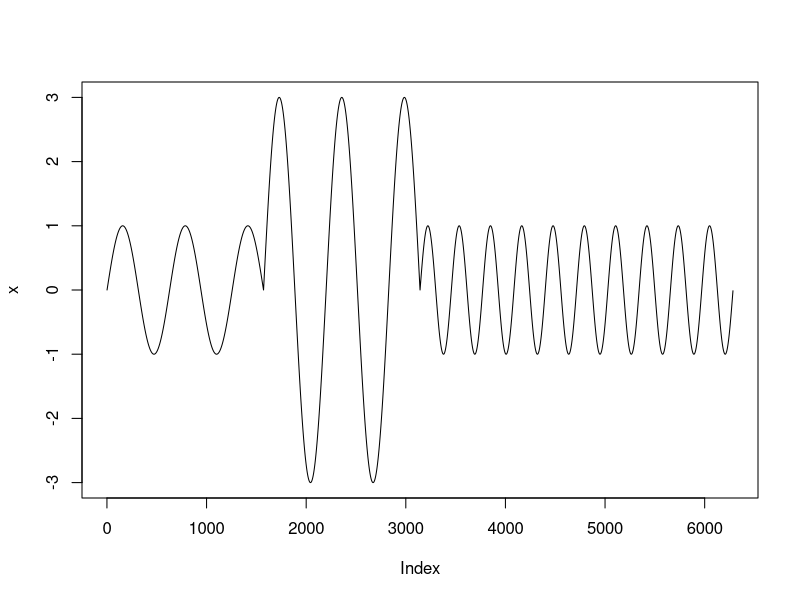
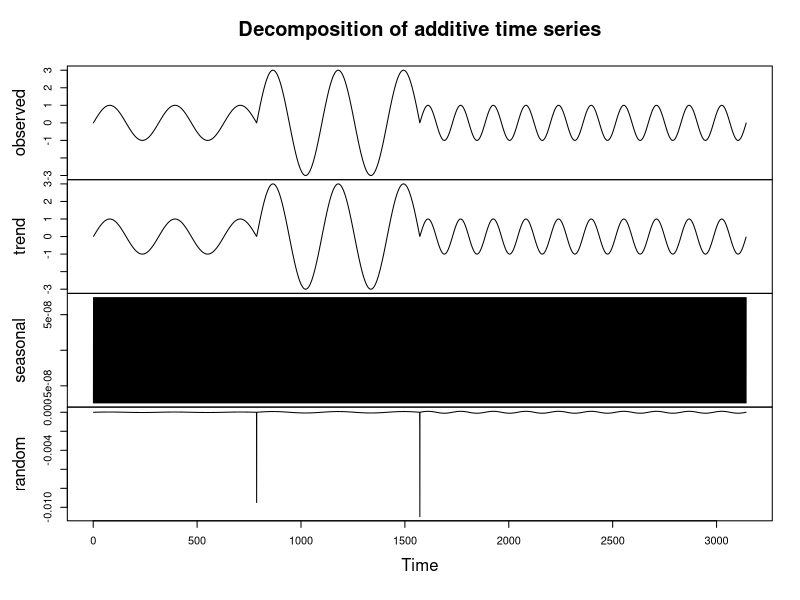

Write R code to recreate these figures, in order. (Note: this script raises an error after producing the figures.)
x <- sin(seq(0, 5*pi, 0.01))

x <- c(x, sin(seq(0, 5*pi, 0.01)) * 3)

x <- c(x, sin(seq(0, 10*pi, 0.01) *2))

plot(x, type="l")

timeseries <- ts(x, frequency=2)

decomp <- decompose(timeseries)

plot(decomp)

y <- decomp$random

ydf <- data.frame(y)

bp <- CE.Normal(ydf[1])
